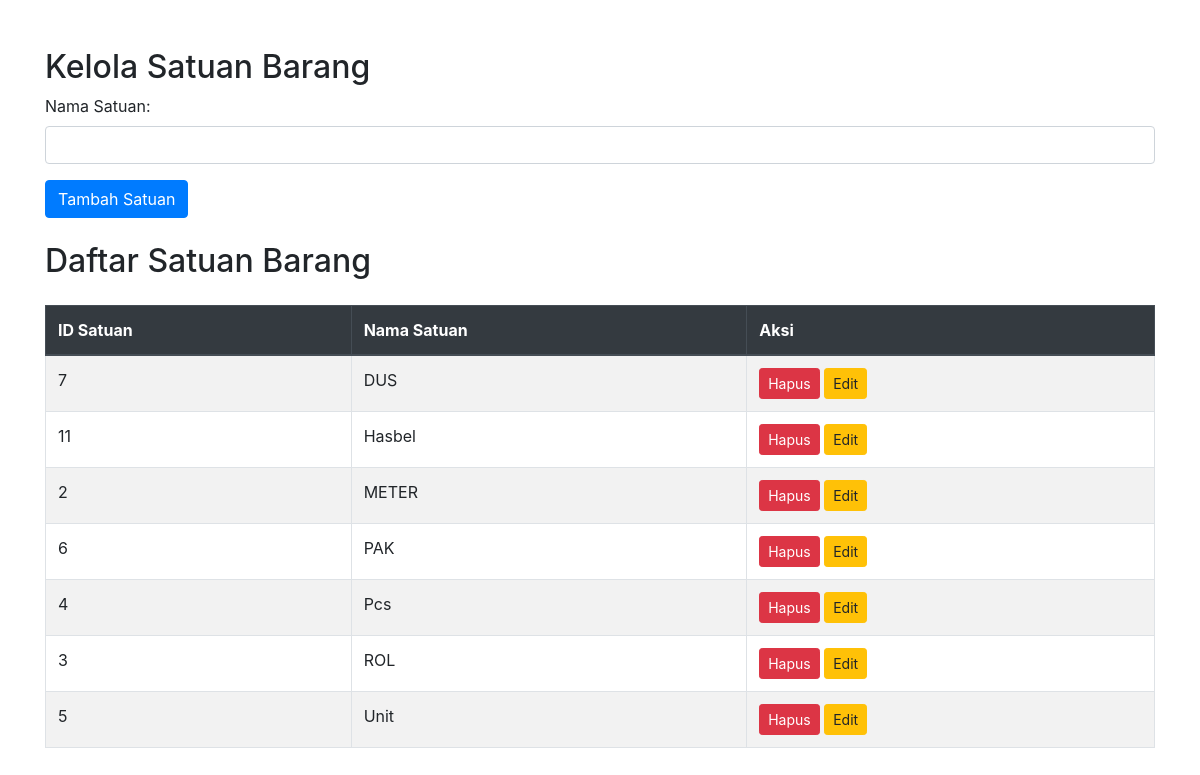
Screenshot of /belanja/tambah_satuan.php with the database file from the repository.
### tables this page shows
CREATE TABLE `satuan_barang` (
  `id` int(11) NOT NULL,
  `nama_satuan` varchar(50) DEFAULT NULL
);

### belanja/tambah_satuan.php (the view, shortened to what this page needs)
<?php
require 'db.php';
?>
<!DOCTYPE html>
<html lang="en">
<head>
    <link href="https://stackpath.bootstrapcdn.com/bootstrap/4.3.1/css/bootstrap.min.css" rel="stylesheet">
</head>
<body>
<div class="container my-5">
    <h2>Kelola Satuan Barang</h2>
    <form action="tambah_satuan.php" method="post">
        <div class="form-group">
            <label for="nama_satuan">Nama Satuan:</label>
            <input type="text" class="form-control" name="nama_satuan" required>
        </div>
        <button type="submit" class="btn btn-primary">Tambah Satuan</button>
    </form>
    <h2 class="my-4">Daftar Satuan Barang</h2>
    <table class="table table-striped table-bordered">
        <thead class="thead-dark">
            <tr>
                <th>ID Satuan</th>
                <th>Nama Satuan</th>
                <th>Aksi</th>
            </tr>
        </thead>
        <tbody>
            <?php
            $stmt = $pdo->query("SELECT * FROM satuan_barang");
            while ($row = $stmt->fetch()) {
                echo "<tr>";
                echo "<td>" . $row['id'] . "</td>";
                echo "<td>" . $row['nama_satuan'] . "</td>";
                echo "<td>
                    <a href='tambah_satuan.php?delete=" . $row['id'] . "' class='btn btn-danger btn-sm'>Hapus</a>
                    <a href='edit_satuan.php?id=" . $row['id'] . "' class='btn btn-warning btn-sm'>Edit</a>
                </td>";
                echo "</tr>";
            }
            ?>
        </tbody>
    </table>
</div>
</body>
</html>

### rows the page displays
satuan_barang: id "7", nama_satuan "DUS"
satuan_barang: id "11", nama_satuan "Hasbel"
satuan_barang: id "2", nama_satuan "METER"
satuan_barang: id "6", nama_satuan "PAK"
satuan_barang: id "4", nama_satuan "Pcs"
satuan_barang: id "3", nama_satuan "ROL"
satuan_barang: id "5", nama_satuan "Unit"
